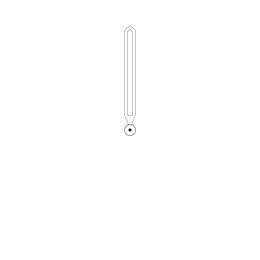
#> input picture resources/min.png, 260 x 260 px, found by its file name; the run also reads 1 picture not shown here
$ python shorten_hands.py
#> lines starting #> are read from the running program, lines starting #| are printed output that depends on the picture; after the words box and inside, x2 and y2 are one past the last pixel; in counts of white or black regions, pixels touching at a corner belong together
from PIL import Image
import numpy as np

def shorten_hand(path, remove_px):
#> called with path = 'resources/images/sek.png', remove_px = 35
    img = Image.open(path).convert('RGBA')
    arr = np.array(img)
    center_y = arr.shape[0] // 2  # 130
#> center_y = 208
    new_arr = arr.copy()
    new_arr[:remove_px, :, :] = 0
#> new_arr: shape (416, 416, 4); mean R, G, B, A 0.4, 0.4, 0.4, 0.4
    new_arr[remove_px:center_y, :, :] = arr[:center_y - remove_px, :, :]
#> new_arr: shape (416, 416, 4); mean R, G, B, A 0.6, 0.6, 0.6, 0.6
    Image.fromarray(new_arr, 'RGBA').save(path)
    print(f"{path}: tip shifted down by {remove_px}px")

base = 'resources/images/'
shorten_hand(base + 'sek.png',  35)
shorten_hand(base + 'min.png',  35)
#> call 2 of shorten_hand, with path = 'resources/images/min.png', remove_px = 35
#> in shorten_hand, img is the input picture: PIL image 260x260 RGBA; mean R, G, B, A 4.3, 4.3, 4.3, 2.9
#> in shorten_hand (call 2), `new_arr[:remove_px, :, :] = 0`: new_arr: shape (260, 260, 4); 0.17% of pixels changed, all inside (x1, y1, x2, y2) = (122, 23, 138, 35)
#> in shorten_hand (call 2), `new_arr[remove_px:center_y, :, :] = arr[:center_y - remove_px, :, :]`:
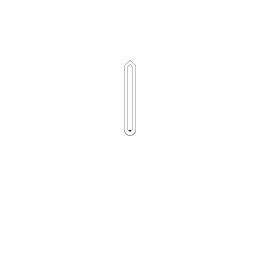
#> new_arr: shape (260, 260, 4); mean R, G, B, A 3, 3, 3, 1.9; transparent parts drawn white
shorten_hand(base + 'hour.png', 25)
#> call 3 of shorten_hand, with path = 'resources/images/hour.png', remove_px = 25
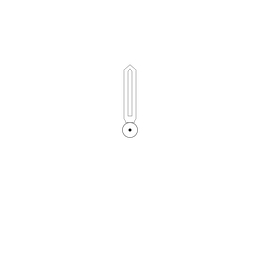
#> input picture resources/hour.png, 260 x 260 px, found by its file name
#> in shorten_hand, img is the input picture: PIL image 260x260 RGBA; mean R, G, B, A 2.8, 2.8, 2.8, 2.6
#> in shorten_hand (call 3), `new_arr[remove_px:center_y, :, :] = arr[:center_y - remove_px, :, :]`:
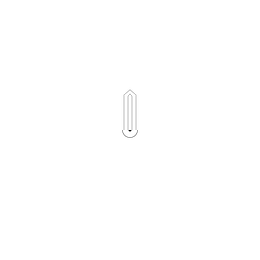
#> new_arr: shape (260, 260, 4); 1.03% of pixels changed, all inside (x1, y1, x2, y2) = (120, 62, 140, 130); transparent parts drawn white
